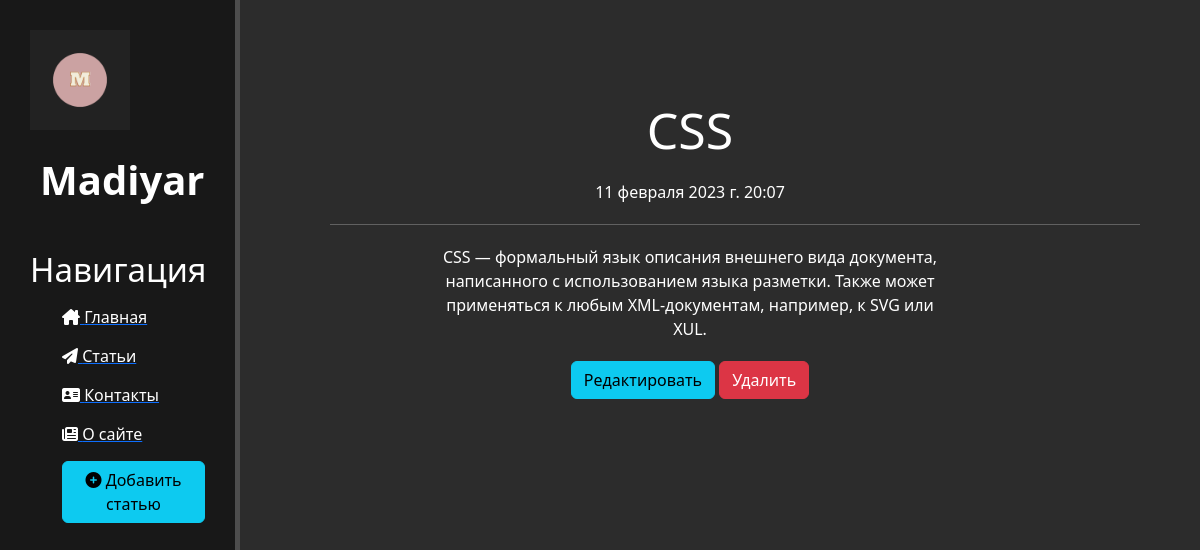
Screenshot of /news/3 with the database file from the repository.
### news/models.py (models this page shows, shortened)
class Articles(models.Model):
    title = models.CharField('Название', max_length=50)
    anons = models.CharField('Анонс', max_length=250)
    full_text = models.TextField('Статья')
    date = models.DateTimeField('Дата и время публикации')
    class Meta:
        verbose_name = 'Новость'
        verbose_name_plural = 'Новости'

### news/views.py (the view)
# urls.py: path('<int:pk>', views.NewDetailView.as_view(), name='news_detail'),
class NewDetailView(DetailView):
    model = Articles
    template_name = 'news/details_view.html'
    context_object_name = 'article'

### news/templates/news/details_view.html (shortened to what this page needs)
{% extends 'main/base.html' %}
{% block content %}
    <div class="features">
        <h1>{{ article.title }}</h1>
        <p>{{ article.date }}</p>
        <hr class="line">
        <p>{{ article.full_text }}</p>
        <a href="{% url 'news_update' article.id %}" class="btn btn-info">Редактировать</a>
        <a href="{% url 'news_delete' article.id %}" class="btn btn-danger">Удалить</a>
    </div>
{% endblock %}

### main/static/main/css/main.css (style rules this page uses)
body { background: #2c2c2c; }
main .features { float: left; color: #fff; margin-top: 100px; text-align: center; width: 75%; }
main .features h1 { font-size: 50px; }
main .features p { max-width: 500px; margin: 20px auto; }
main .line { display: block; margin-left: 90px; }

### rows the page displays
Articles: title "CSS", date "11 февраля 2023 г. 20:07", full_text "CSS — формальный язык описания внешнего вида документа, написанного с использованием языка разметки. Также может применяться к любым XML-документам, например, к SVG или XUL."
